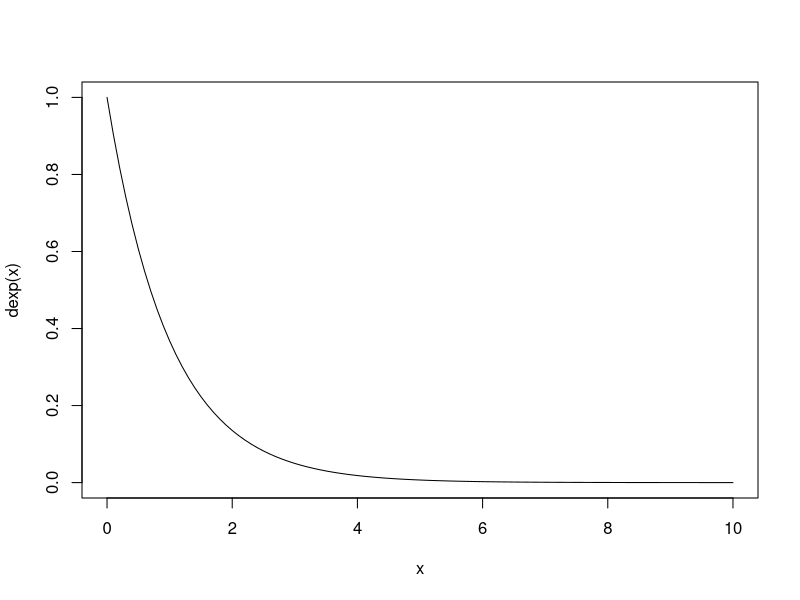
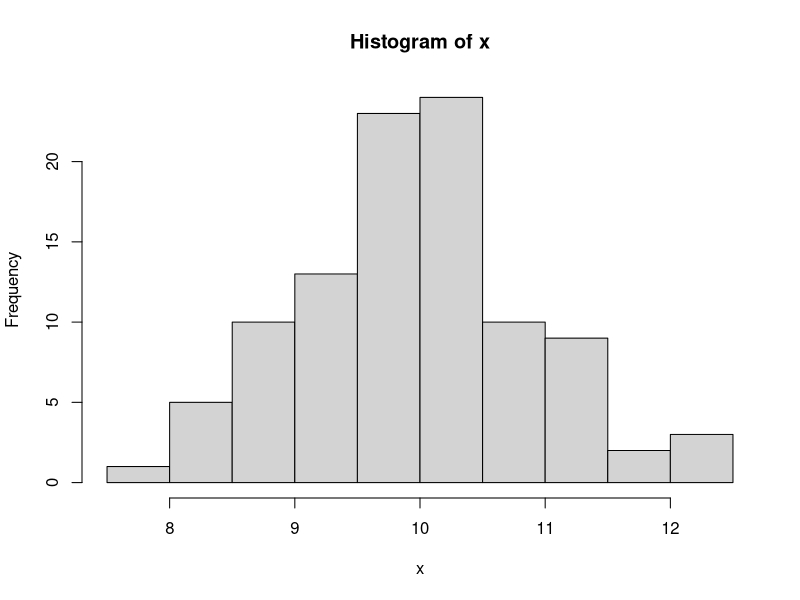
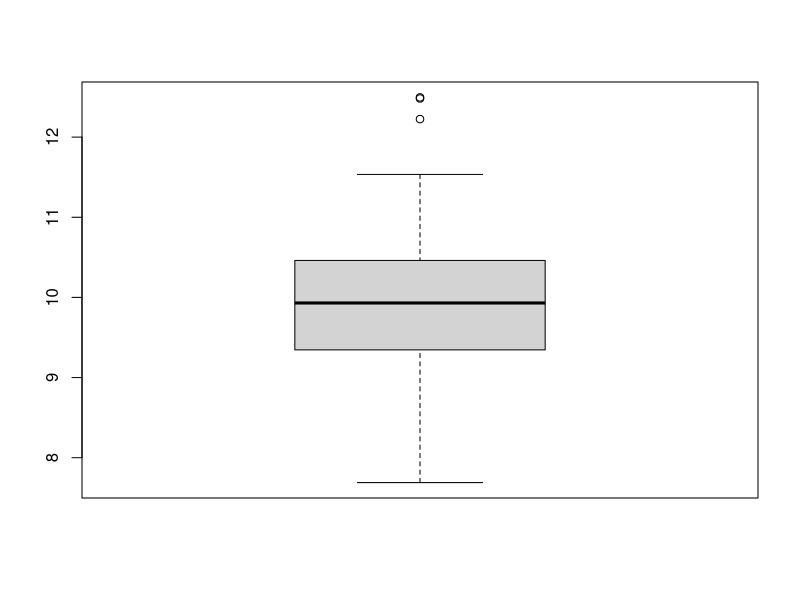
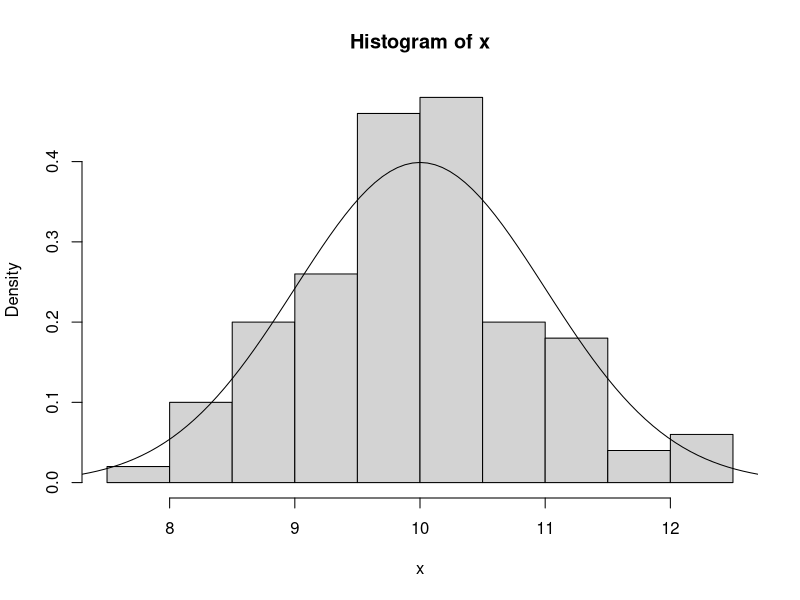

Write the R code that produced these figures, in order.
## ---- chunk 1
curve(dexp(x), from = 0, to =10) # Representa la densidad de una exponencial de media 1 entre 0 y 10
## ---- chunk 2
x <- rbinom(20, 1, 0.5)  # Genera 20 observaciones con distribución B(1,0.5)
x
table(x) # Calcula las fecuencias absolutas de los valores generados
## ---- chunk 3
pnorm(3.5, mean = 3, sd = .5)
## ---- chunk 4
qnorm(0.7)
## ---- chunk 5
qnorm(0.7, sd = 0.5)
## ---- chunk 6
qnorm(0.955)
qnorm(0.99)
## ---- chunk 7
x <- rnorm(100, mean = 10, sd = 1)
x
## ---- chunk 8
mean(x)
sd(x)
## ---- chunk 9
hist(x)
## ---- chunk 10
boxplot(x)
## ---- chunk 11
hist(x, freq = FALSE)    # freq = FALSE para que el área total sea 1
curve(dnorm(x, mean = 10, sd = 1), from = 7, to = 13, add = TRUE)
